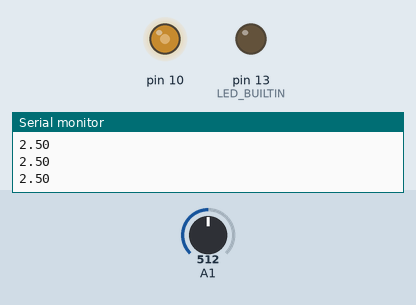
Simulated run of this sketch. Board: Arduino Uno, built with avr-gcc and run on an emulated ATmega328P. On the bench: output pins drawn as LEDs (lit = HIGH), the last lines printed to the serial monitor. The inputs (shaded band) are chosen by the test bench; at power-on: A1 = 512.

Above: at 1.2 s.
1.3 s: A1 set to 122
At 1.7 s:
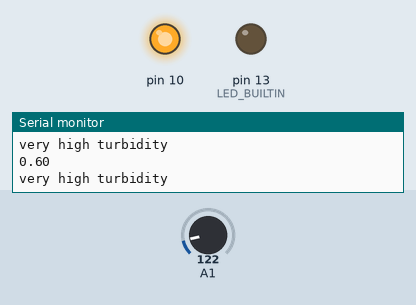
2.8 s: A1 set to 1023
At 3.2 s:
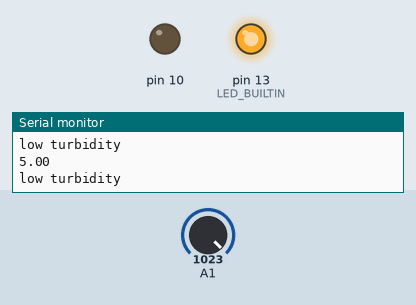
4.3 s: A1 set to 930
5.8 s: A1 set to 921
At 6.1 s:
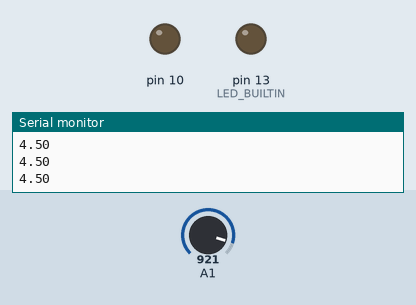
7.3 s: A1 set to 900
At 8.5 s:
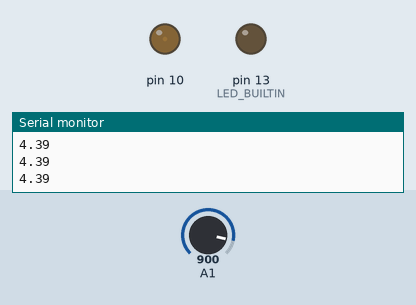
8.8 s: A1 set to 511
At 10.2 s:
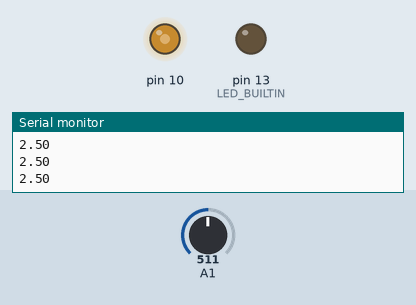
Timing chart, 0 to 11.3 s (numbered marks = the images above; inputs shaded):
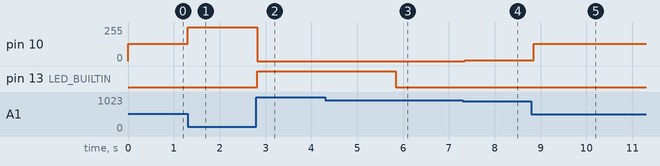

The sketch:

TurbidityRevised.ino
```cpp
void setup() {
  pinMode(LED_BUILTIN, OUTPUT);
  pinMode(10, OUTPUT);
  Serial.begin(9600);
}

void loop() {
  int sensorValue = analogRead(A1);  // read the input on analog pin 1:
  float voltage = sensorValue * (5.0 / 1024.0); // Convert the analog reading (which goes from 0 - 1023) to a voltage (0 - 5V):
  Serial.println(voltage);  // print out the value you read:

  if (voltage > 4.5) {
    digitalWrite(LED_BUILTIN, HIGH);
    digitalWrite(10, LOW);

    Serial.println("low turbidity");
  }
  if (voltage < 4.5) {
    if (voltage > 1) {
      digitalWrite(LED_BUILTIN, LOW);
      analogWrite(10, 225 * (1 - (voltage - 1) / 3.5) );  //brighter and brighter as voltage gets lower and lower
    } else
    {
      digitalWrite(LED_BUILTIN, LOW);
      digitalWrite(10, HIGH);
      Serial.println("very high turbidity");
    }
   }


  delay(100);
}
```

Measured:
- the behaviour switches between 922 and 921 on A1 (found by bisection; images 2 and 3)
- after the input at 1.3 s, pin 10: 128/255 → 255/255 at once
- after the input at 2.8 s, pin 10: 255/255 → 0/255 at once; pin 13 (LED_BUILTIN): LOW → HIGH at once
- after the input at 5.8 s, pin 13 (LED_BUILTIN): HIGH → LOW at once
- after the input at 7.3 s, pin 10: 0/255 → 6/255 after 0.05 s
- after the input at 8.8 s, pin 10: 6/255 → 128/255 after 0.05 s
